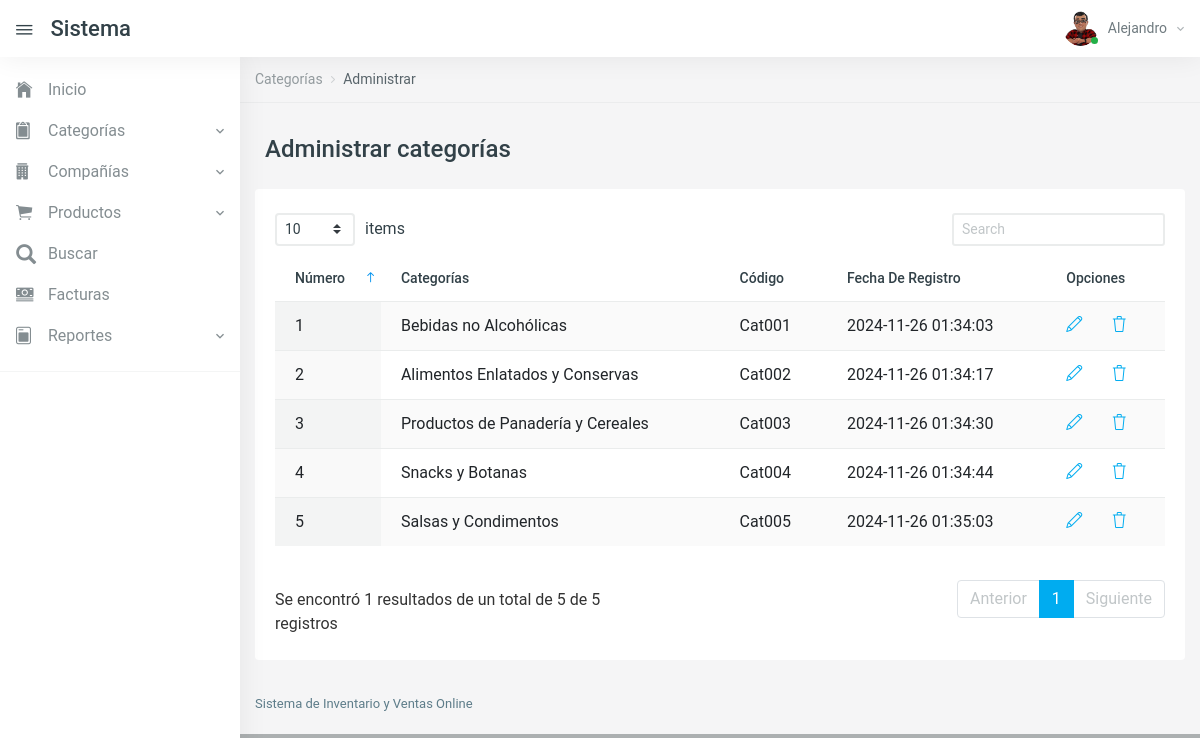
The app's page /manage-categories.php (signed in) with its own data.
### tables this page shows
CREATE TABLE `project_09_admin` (
  `ID` int(5) NOT NULL,
  `AdminName` varchar(45) DEFAULT NULL,
  `UserName` char(45) DEFAULT NULL,
  `MobileNumber` bigint(11) DEFAULT NULL,
  `Email` varchar(120) DEFAULT NULL,
  `Password` varchar(120) DEFAULT NULL,
  `AdminRegdate` timestamp NULL DEFAULT current_timestamp(),
  `UpdationDate` timestamp NULL DEFAULT NULL ON UPDATE current_timestamp()
);

CREATE TABLE `project_09_category` (
  `id` int(11) NOT NULL,
  `CategoryName` varchar(200) DEFAULT NULL,
  `CategoryCode` varchar(50) DEFAULT NULL,
  `PostingDate` timestamp NULL DEFAULT current_timestamp()
);

### manage-categories.php (the view, shortened to what this page needs)
<?php
include('includes/config.php');
if (strlen($_SESSION['aid'] == 0)) {
    header('location:logout.php');
} else {
?>
<!DOCTYPE html>
<html lang="es">
    <head>
        <link href="vendors/datatables.net-dt/css/jquery.dataTables.min.css" rel="stylesheet" type="text/css" />
        <link href="vendors/datatables.net-responsive-dt/css/responsive.dataTables.min.css" rel="stylesheet" type="text/css" />
        <link href="vendors/jquery-toggles/css/toggles.css" rel="stylesheet" type="text/css">
        <link href="vendors/jquery-toggles/css/themes/toggles-light.css" rel="stylesheet" type="text/css">
        <link href="dist/css/style.css" rel="stylesheet" type="text/css">
    </head>
    <body>
        <div class="hk-wrapper hk-vertical-nav">
            <?php
                include_once('includes/navbar.php');
                include_once('includes/sidebar.php');
            ?>
            <div class="hk-pg-wrapper">
                <nav class="hk-breadcrumb" aria-label="breadcrumb">
                    <ol class="breadcrumb breadcrumb-light bg-transparent">
                        <li class="breadcrumb-item">
                            <a href="#">Categorías</a>
                        </li>
                        <li class="breadcrumb-item active" aria-current="page">Administrar</li>
                    </ol>
                </nav>
                <div class="container">
                    <div class="hk-pg-header">
                        <h4 class="hk-pg-title">
                            Administrar categorías
                        </h4>
                    </div>
                    <div class="row">
                        <div class="col-xl-12">
                            <section class="hk-sec-wrapper">
                                <div class="row">
                                    <div class="col-sm">
                                        <div class="table-wrap">
                                            <table id="datable_1" class="table table-hover w-100 display pb-30">
                                                <thead>
                                                    <tr>
                                                        <th>Número</th>
                                                        <th>Categorías</th>
                                                        <th>Código</th>
                                                        <th>Fecha de registro</th>
                                                        <th>Opciones</th>
                                                    </tr>
                                                </thead>
                                                <tbody>
                                                    <?php
                                                        $rno=mt_rand(10000,99999);
                                                        $query=mysqli_query($con,"select * from project_09_category");
                                                        $cnt=1;
                                                        while($row=mysqli_fetch_array($query))
                                                        {
                                                    ?>
                                                    <tr>
                                                        <td> <?php echo $cnt;?> </td>
                                                        <td> <?php echo $row['CategoryName'];?> </td>
                                                        <td> <?php echo $row['CategoryCode'];?> </td>
                                                        <td> <?php echo $row['PostingDate'];?> </td>
                                                        <td>
                                                            <a href="edit-category.php?catid=
                                                                <?php echo base64_encode($row['id'].$rno);?>" class="mr-25" data-toggle="tooltip" data-original-title="Editar">
                                                                <i class="icon-pencil"></i>
                                                            </a>
                                                            <a href="manage-categories.php?del=
                                                                <?php echo base64_encode($row['id'].$rno);?>" data-toggle="tooltip" data-original-title="Eliminar" onclick="return confirm('¿Deseas eliminar el registro?');">
                                                                <i class="icon-trash txt-danger"></i>
                                                            </a>
                                                        </td>
                                                    </tr>
                                                    <?php
                                                        $cnt++;
                                                    } ?>
                                                </tbody>
                                            </table>
                                        </div>
                                    </div>
                                </div>
                            </section>
                        </div>
                    </div>
                </div>
                <?php include_once('includes/footer.php');?>
            </div>
        </div>
    </body>
</html>
<?php } ?>

### includes/navbar.php (shortened to what this page needs)
<nav class="navbar navbar-expand-xl navbar-light fixed-top hk-navbar">
    <a id="navbar_toggle_btn" class="navbar-toggle-btn nav-link-hover" href="javascript:void(0);"><i class="ion ion-ios-menu"></i></a>
    <a class="navbar-brand" href="dashboard.php">Sistema</a>
    <ul class="navbar-nav hk-navbar-content">
        <li class="nav-item dropdown dropdown-authentication">
            <a class="nav-link dropdown-toggle no-caret" href="#" role="button" data-toggle="dropdown" aria-haspopup="true" aria-expanded="false">
                <div class="media">
                    <div class="media-img-wrap">
                        <div class="avatar">
                            <img src="dist/img/user.png" alt="user" class="avatar-img rounded-circle">
                        </div>
                        <span class="badge badge-success badge-indicator"></span>
                    </div>
                    <?php
                        $adminid = $_SESSION['aid'];
                        $query = mysqli_query($con, "select AdminName from project_09_admin where id='$adminid'");
                        $row = mysqli_fetch_array($query);
                    ?>
                    <div class="media-body">
                        <span><?php echo $row['AdminName']; ?><i class="zmdi zmdi-chevron-down"></i></span>
                    </div>
                </div>
            </a>
        </li>
    </ul>
</nav>

### includes/sidebar.php (shortened to what this page needs)
<nav class="hk-nav hk-nav-light">
    <div class="nicescroll-bar">
        <div class="navbar-nav-wrap">
            <ul class="navbar-nav flex-column">
                <li class="nav-item">
                    <a class="nav-link" href="dashboard.php">
                        <i class="ion ion-ios-home"></i>
                        <span class="nav-link-text">Inicio</span>
                    </a>
                </li>
                <li class="nav-item">
                    <a class="nav-link" href="javascript:void(0);" data-toggle="collapse" data-target="#cats_drp">
                        <i class="ion ion-ios-clipboard"></i>
                        <span class="nav-link-text">Categorías</span></a>
                </li>
                <li class="nav-item">
                    <a class="nav-link" href="javascript:void(0);" data-toggle="collapse" data-target="#company_drp">
                        <i class="ion ion-ios-business"></i>
                        <span class="nav-link-text">Compañías</span></a>
                </li>
                <li class="nav-item">
                    <a class="nav-link" href="javascript:void(0);" data-toggle="collapse" data-target="#product_drp">
                        <i class="ion ion-ios-cart"></i>
                        <span class="nav-link-text">Productos</span></a>
                </li>
                <li class="nav-item">
                    <a class="nav-link" href="search-product.php">
                        <i class="glyphicon glyphicon-search"></i>
                        <span class="nav-link-text">Buscar</span>
                    </a>
                </li>
                <li class="nav-item">
                    <a class="nav-link" href="invoices.php">
                        <i class="ion ion-ios-cash"></i>
                        <span class="nav-link-text">Facturas</span>
                    </a>
                </li>
                <li class="nav-item">
                    <a class="nav-link" href="javascript:void(0);" data-toggle="collapse" data-target="#reports_drp">
                        <i class="ion ion-ios-today"></i>
                        <span class="nav-link-text">Reportes</span></a>
                </li>
            </ul>
            <hr class="nav-separator">
        </div>
    </div>
</nav>

### includes/footer.php
<div class="hk-footer-wrap container">
    <footer class="footer">
        <div class="row">
            <div class="col-md-6 col-sm-12">
                <p>Sistema de Inventario y Ventas Online</p>
            </div>
        </div>
    </footer>
</div>

### records on screen
project_09_admin: AdminName "Alejandro"
project_09_category: CategoryName "Bebidas no Alcohólicas", CategoryCode "Cat001", PostingDate "2024-11-26 01:34:03"
project_09_category: CategoryName "Alimentos Enlatados y Conservas", CategoryCode "Cat002", PostingDate "2024-11-26 01:34:17"
project_09_category: CategoryName "Productos de Panadería y Cereales", CategoryCode "Cat003", PostingDate "2024-11-26 01:34:30"
project_09_category: CategoryName "Snacks y Botanas", CategoryCode "Cat004", PostingDate "2024-11-26 01:34:44"
project_09_category: CategoryName "Salsas y Condimentos", CategoryCode "Cat005", PostingDate "2024-11-26 01:35:03"
